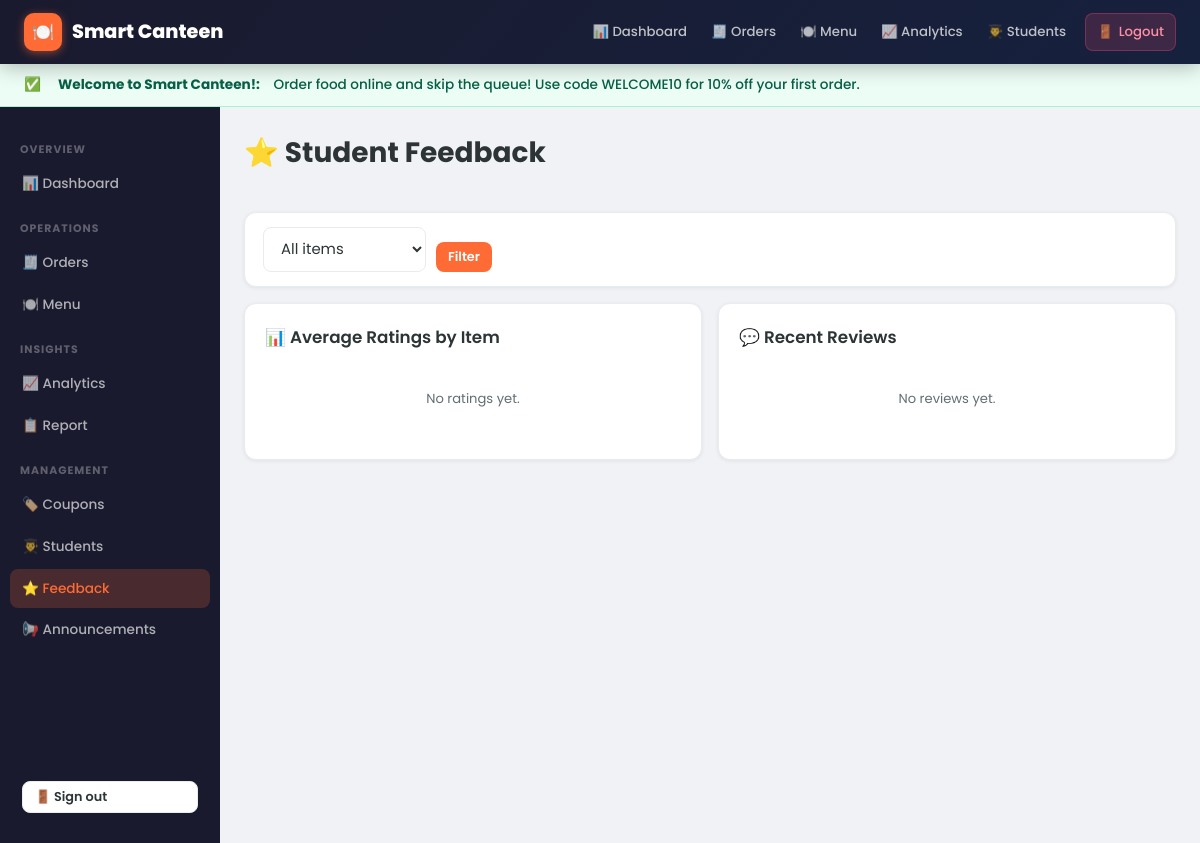
The app's page /admin/feedback (signed in) with its own data.
### tables this page shows
CREATE TABLE announcements(
        id INTEGER PRIMARY KEY AUTOINCREMENT, title TEXT, content TEXT,
        type TEXT DEFAULT 'info', active INTEGER DEFAULT 1,
        created_at TEXT DEFAULT (datetime('now','localtime')));

### app.py (the view)
@app.route("/admin/feedback")
@admin_required
def admin_feedback():
    item_filter = request.args.get("item", "")
    sql = ("SELECT r.*, u.name uname, m.name iname FROM ratings r "
           "JOIN users u ON u.id=r.user_id LEFT JOIN menu_items m ON m.id=r.item_id")
    args = []
    if item_filter:
        sql += " WHERE r.item_id=?"; args.append(item_filter)
    rows = many(sql + " ORDER BY r.id DESC LIMIT 100", args)
    avgs = many(
        "SELECT m.id, m.name, ROUND(AVG(r.rating),1) a, COUNT(*) n, "
        "SUM(CASE WHEN r.rating>=4 THEN 1 ELSE 0 END) positive "
        "FROM ratings r JOIN menu_items m ON m.id=r.item_id GROUP BY m.id ORDER BY a DESC")
    menu_items_list = many("SELECT id, name FROM menu_items ORDER BY name")
    return render_template("admin_feedback.html", rows=rows, avgs=avgs,
                           menu_items_list=menu_items_list, item_filter=item_filter)

### app.py (called while the page is built, shortened)
def db():
    if "db" not in g:
        g.db = sqlite3.connect(DB)
        g.db.row_factory = sqlite3.Row
        g.db.execute("PRAGMA journal_mode=WAL")
        g.db.execute("PRAGMA foreign_keys=ON")
    return g.db

def many(sql, a=()):
    return db().execute(sql, a).fetchall()

def admin_required(f):
    @wraps(f)
    def w(*a, **k):
        if session.get("role") != "admin":
            flash("Admin access only.")
            return redirect(url_for("login"))
        return f(*a, **k)
    return w

@app.context_processor
def inject():
    d = {"wallet_bal": 0, "ready_count": 0, "cart_count": 0,
         "unread_notif": 0, "active_announcements": []}
    if session.get("uid"):
        d["active_announcements"] = many(
            "SELECT * FROM announcements WHERE active=1 ORDER BY id DESC LIMIT 3")
    return d

### templates/admin_feedback.html (shortened to what this page needs)
{% extends "base.html" %}
{% block content %}
<div class="page-header">
  <h1>⭐ Student Feedback</h1>
</div>
<div class="card mb-md" style="padding:14px 18px;">
  <form class="form-inline" method="get">
    <div class="form-group mb-0">
      <select name="item">
        <option value="">All items</option>
      </select>
    </div>
    <button type="submit" class="btn btn-primary btn-sm">Filter</button>
  </form>
</div>
<div style="display:grid;grid-template-columns:1fr 1fr;gap:16px;">
  <div class="card">
    <h3>📊 Average Ratings by Item</h3>
    {% if avgs %}
    <div class="table-wrapper">
      <table>
        <thead><tr><th>Item</th><th>Rating</th><th>Reviews</th><th>% Positive</th></tr></thead>
        <tbody>
          {% for a in avgs %}
          <tr>
            <td class="fw-semi fs-sm">{{ a.name }}</td>
            <td>
              <div class="d-flex align-center gap-sm">
                <span style="color:#FBBF24;">{{ '★' * (a.a|round|int) }}{{ '☆' * (5 - a.a|round|int) }}</span>
                <span class="fw-bold">{{ a.a }}</span>
              </div>
            </td>
            <td class="text-muted">{{ a.n }}</td>
            <td>
              {% set pct = ((a.positive / a.n * 100)|int) if a.n else 0 %}
              <span class="{{ 'text-success' if pct >= 70 else 'text-danger' }} fw-semi">{{ pct }}%</span>
            </td>
          </tr>
          {% endfor %}
        </tbody>
      </table>
    </div>
    {% else %}
    <p class="text-muted fs-sm text-center" style="padding:30px;">No ratings yet.</p>
    {% endif %}
  </div>
  <div class="card">
    <h3>💬 Recent Reviews</h3>
    {% if rows %}
    <div style="display:flex;flex-direction:column;gap:14px;">
      {% for r in rows[:15] %}
      <div style="padding-bottom:14px;border-bottom:1px solid var(--border);">
        <div class="d-flex justify-between align-center mb-sm">
          <span class="fw-semi fs-sm">{{ r.iname }}</span>
          <span style="color:#FBBF24;font-size:1rem;">{{ '★' * r.rating }}{{ '☆' * (5 - r.rating) }}</span>
        </div>
        {% if r.comment %}<p class="fs-sm text-muted" style="font-style:italic;">"{{ r.comment }}"</p>{% endif %}
        <div class="fs-xs text-muted">{{ r.uname }} · {{ r.created_at[:10] }}</div>
      </div>
      {% endfor %}
    </div>
    {% else %}
    <p class="text-muted fs-sm text-center" style="padding:30px;">No reviews yet.</p>
    {% endif %}
  </div>
</div>
{% endblock %}

### templates/base.html (shortened to what this page needs)
<!DOCTYPE html>
<html lang="en">
<head>
<link rel="stylesheet" href="{{ url_for('static', filename='style.css') }}">
</head>
<body>
<nav class="navbar">
  <a href="/" class="brand">
    <div class="brand-icon">🍽️</div>
    <span>Smart Canteen</span>
  </a>
  <div class="nav-links">
    {% if session.role == 'admin' %}
      <a href="/admin" class="nav-link">📊 Dashboard</a>
      <a href="/admin/orders" class="nav-link">🧾 Orders</a>
      <a href="/admin/menu" class="nav-link">🍽️ Menu</a>
      <a href="/admin/analytics" class="nav-link">📈 Analytics</a>
      <a href="/admin/students" class="nav-link">👨‍🎓 Students</a>
    {% endif %}
    {% if session.uid %}
      <a href="/logout" class="nav-link" title="Sign out" style="margin-left:6px;background:rgba(239,71,111,0.18);color:#FF8FA3;border:1px solid rgba(239,71,111,0.35);">🚪 <span>Logout</span></a>
    {% endif %}
  </div>
</nav>
{% for ann in active_announcements %}
<div class="announcement-bar {{ ann.type }}">
  {% if ann.type == 'success' %}✅{% elif ann.type == 'warning' %}⚠️{% else %}ℹ️{% endif %}
  &nbsp;<strong>{{ ann.title }}:</strong>&nbsp;{{ ann.content }}
</div>
{% endfor %}
{% if session.role == 'admin' %}
<div class="admin-layout">
  <aside class="admin-sidebar">
    <div class="sidebar-section">Overview</div>
    <a href="/admin" class="sidebar-link {{ 'active' if request.endpoint == 'admin_home' }}">📊 Dashboard</a>
    <div class="sidebar-section">Operations</div>
    <a href="/admin/orders" class="sidebar-link {{ 'active' if request.endpoint in ['admin_orders','admin_status','admin_cancel'] }}">🧾 Orders</a>
    <a href="/admin/menu" class="sidebar-link {{ 'active' if request.endpoint in ['admin_menu','admin_edit','admin_restock','admin_toggle','admin_delete'] }}">🍽️ Menu</a>
    <div class="sidebar-section">Insights</div>
    <a href="/admin/analytics" class="sidebar-link {{ 'active' if request.endpoint == 'admin_analytics' }}">📈 Analytics</a>
    <a href="/admin/report" class="sidebar-link {{ 'active' if request.endpoint in ['admin_report','admin_report_csv'] }}">📋 Report</a>
    <div class="sidebar-section">Management</div>
    <a href="/admin/coupons" class="sidebar-link {{ 'active' if request.endpoint in ['admin_coupons','coupon_toggle','coupon_delete'] }}">🏷️ Coupons</a>
    <a href="/admin/students" class="sidebar-link {{ 'active' if request.endpoint in ['admin_students','admin_credit'] }}">👨‍🎓 Students</a>
    <a href="/admin/feedback" class="sidebar-link {{ 'active' if request.endpoint == 'admin_feedback' }}">⭐ Feedback</a>
    <a href="/admin/announcements" class="sidebar-link {{ 'active' if request.endpoint in ['admin_announcements','announcement_toggle','announcement_delete'] }}">📢 Announcements</a>
    <div style="flex:1"></div>
    <div style="padding:10px 12px;">
      <a href="/logout" class="btn btn-secondary btn-sm w-full">🚪 Sign out</a>
    </div>
  </aside>
  <main class="admin-content">
    {{ self.content() }}
  </main>
</div>
{% else %}
{% block wrapper %}
<div class="container">
  {% block content %}{% endblock %}
</div>
{% endblock %}
{% endif %}
</body>
</html>

### records on screen
announcements: title "Welcome to Smart Canteen!", content "Order food online and skip the queue! Use code WELCOME10 for 10% off your first order."
